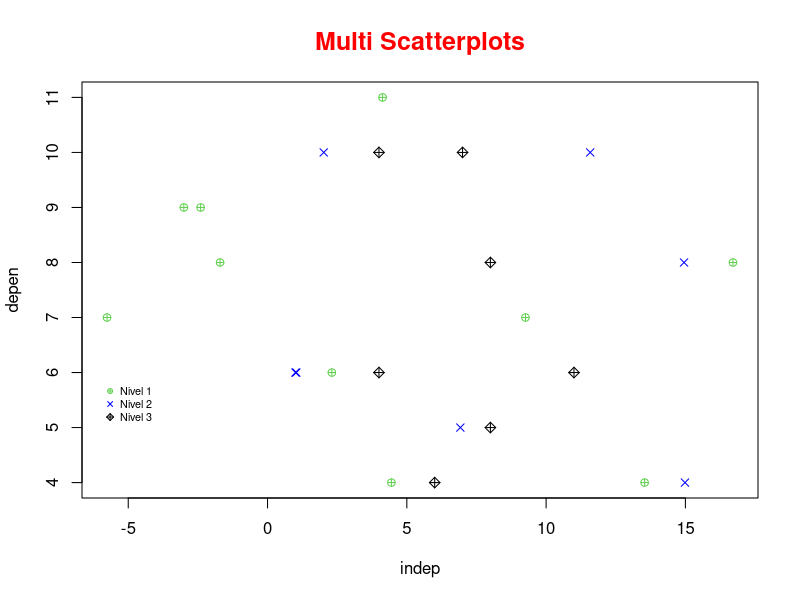
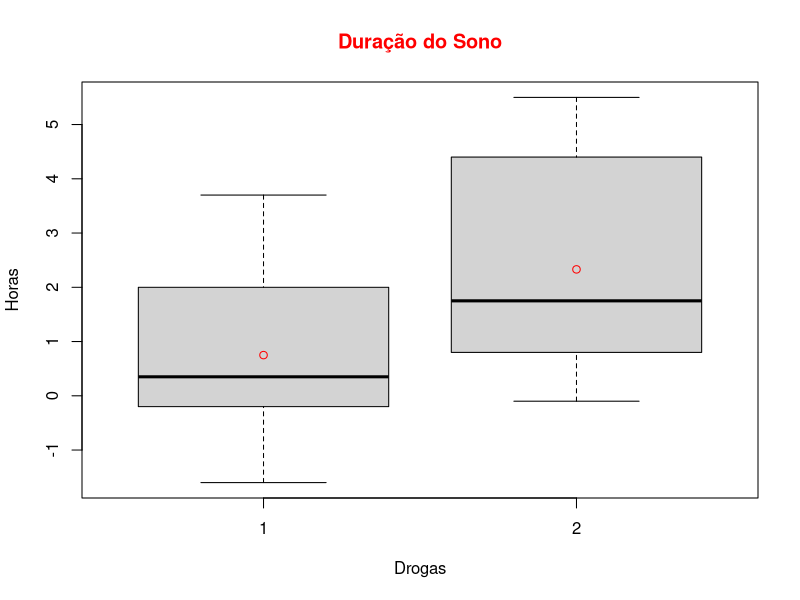
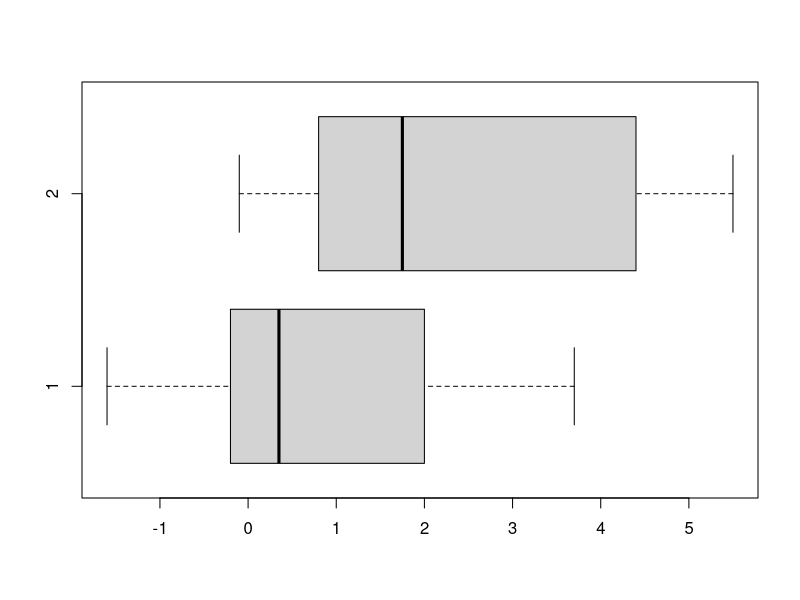
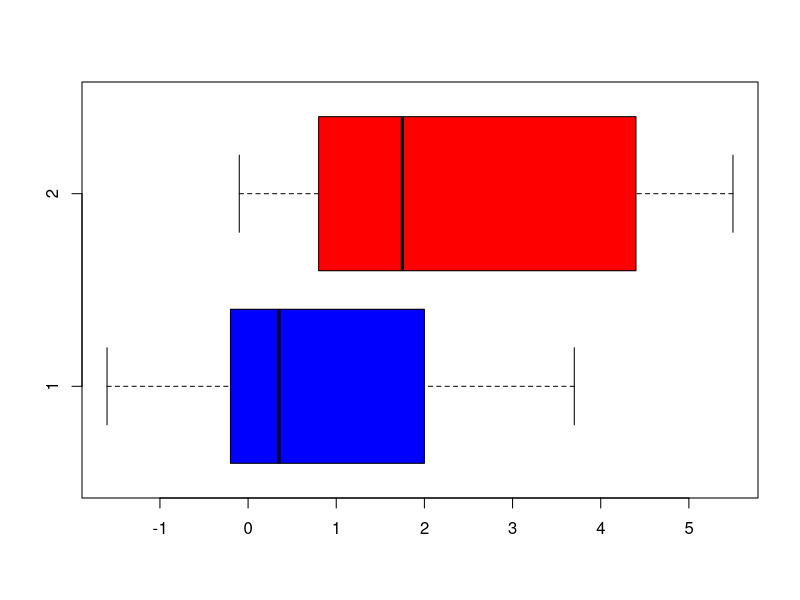
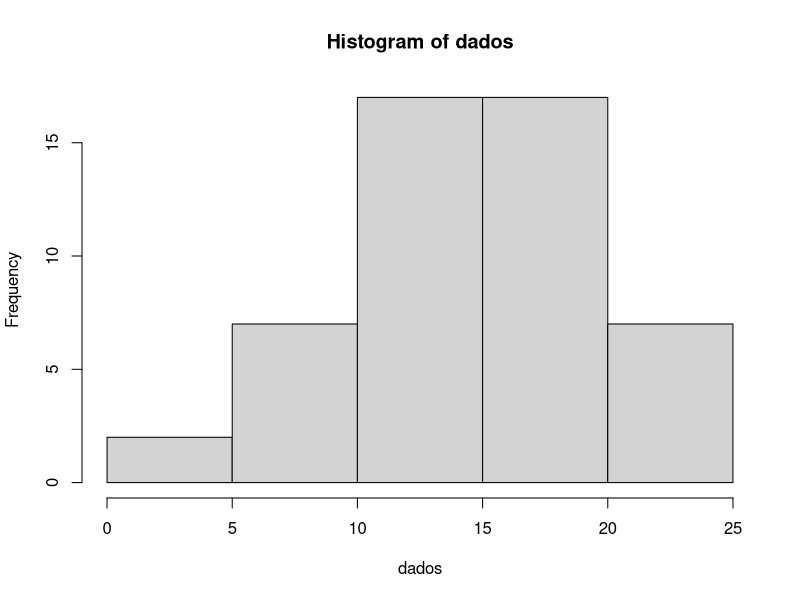
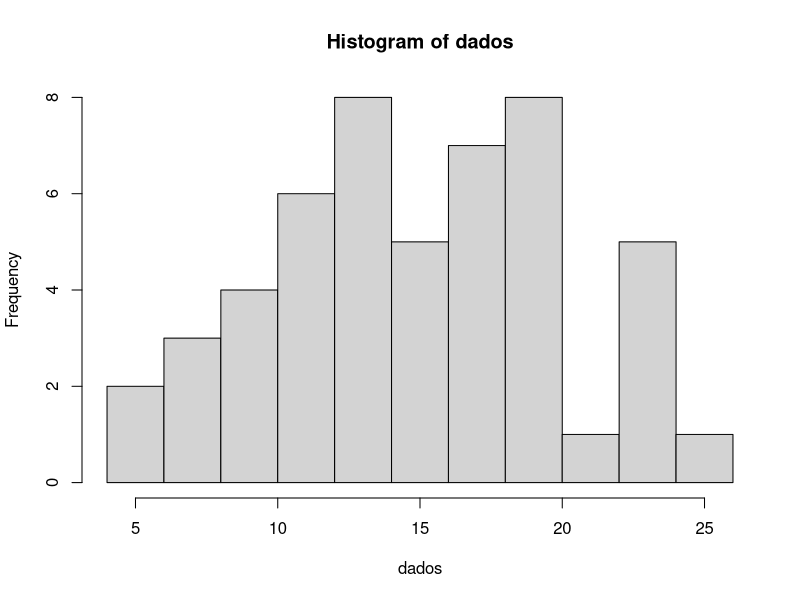
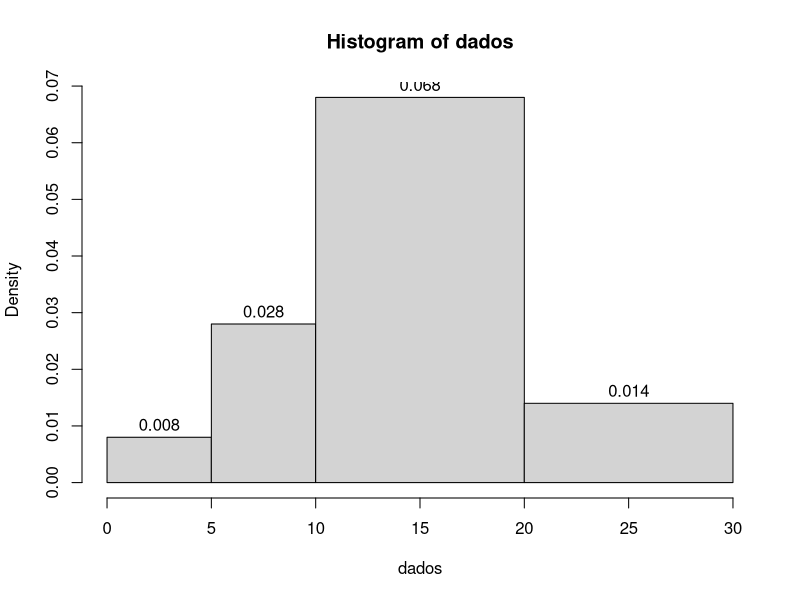
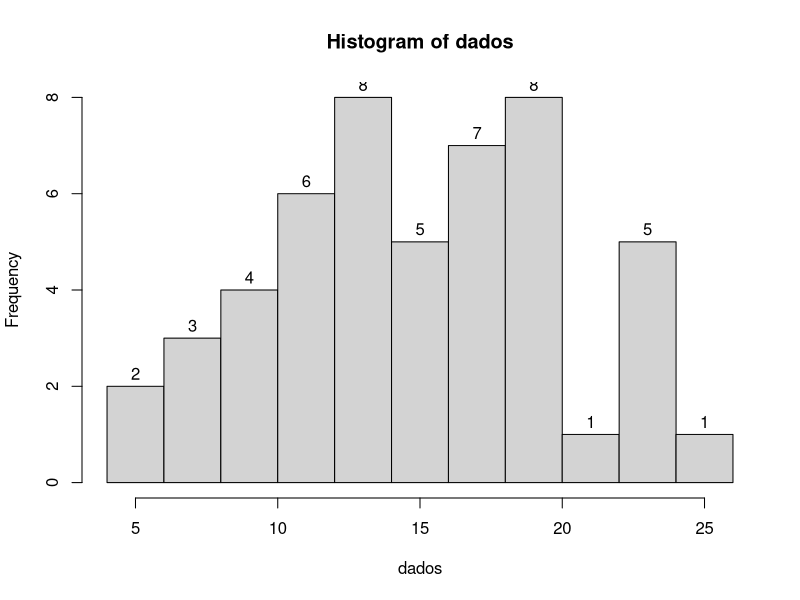

Write the R code that produced these figures, in order.
##Scatterplots

#Define dados

set.seed(67)
x = rnorm(10,5,7)
y = rpois(10,7)
z = rnorm(10,6,7)
t = rpois(10,9)

#Cria o Plot

plot(x, y, col = 123, pch = 10, main = "Multi Scatterplots",
     col.main = 'red', cex.main = 1.5, xlab='indep',
     ylab = 'depen')

#add mais variavies ao scatterplots

points(z, t, col = 'blue', pch = 4)

#add outros dados
points(y, t, col = 777, pch = 9)

#cria legenda
legend(-6,5.9, legend = c('Nivel 1', 'Nivel 2', 'Nivel 3'),
       col = c(123, 'blue', 777), pch = c(10,4,9),
       cex = 0.65, bty = 'n')
?boxplot
?sleep

#permite utilizar as colunas sem especificar o nome do dataset
attach(sleep)

#Construção do boxplot

sleepboxplot = boxplot(data = sleep, extra ~ group,
                       main = 'Duração do Sono',
                       col.main = 'red', ylab = 'Horas', xlab = 'Drogas')
#Calculo da media

means = by(extra, group, mean)

#Adiciona a media ao grafico
points(means, col ='red')

#Boxplot horizontal
horizontalboxplot = boxplot(data = sleep, extra ~group,
                            ylab = '', xlab = '', horizontal = T)
horizontalboxplot = boxplot(data = sleep, extra ~group,
                            ylab = '', xlab = '', horizontal = T,
                            col = c('blue', 'red'))

?hist
?cars

#Definindo os dados
dados = cars$speed
#Construindo um histograma
hist(dados)
hist(dados, breaks = 10)
hist(dados, labels = T, breaks =c(0,5,10,20,30))
hist(dados, labels = T, breaks =10)
hist(dados, labels = T, ylim=c(0,10), breaks = 10)

#add linhas ao histograma
hey = hist(dados, breaks = 10) #Removendo os lables
xaxis =seq(min(dados), max(dados), length= 10) #sequencia de valores
yaxis = dnorm(xaxis, mean = mean(dados), sd = sd(dados))
yaxis = yaxis*diff(hey$mids)*length(dados)
lines(xaxis, yaxis, col = 'red') #distribuição normal
#pie grapph

?pie

#criando as fatias

fatias = c(40,20,40)
#nomeandos os labes
paises=c('Brasil', 'Chile', 'Argentina')

#Unindo paises e fatias
paises = paste(paises, fatias)

#sem separador
paises = paste(paises, '%', sep ='')
colors()

#Construindo um grafico
pie(fatias, labels = paises, 
    col = c('azure', 'darksalmon', 'wheat4'), main = 'Distruibuição')

#Trabalhando com dataframes
?iris
attach(iris)
Values = table(Species)
labels = paste(names(Values))
pie(Values, labels, main = 'Especie')

#3D grafico
library(plotrix)

pie3D(fatias, labels = paises, explode = 0.05,
      col=c('steelblue1','tomato2','tan3'),
      main = 'Distrubição de vendas')

#Barplot
?barplot

#preparando os dados

casamentos <- matrix(c(652,1537,598,242,36,46,38,21,218,357,106,67),
                     nr=3, byrow = T)
#Nomeando a matriz

colnames(casamentos)<-c('0','1-150','151-300','>300')
rownames(casamentos)<-c('Casado','Solteiro', 'Divorciado')

#Construindo um plot
barplot(casamentos)
barplot(casamentos, beside=T)

#Transposta da matriz
barplot(t(casamentos), beside = T)
